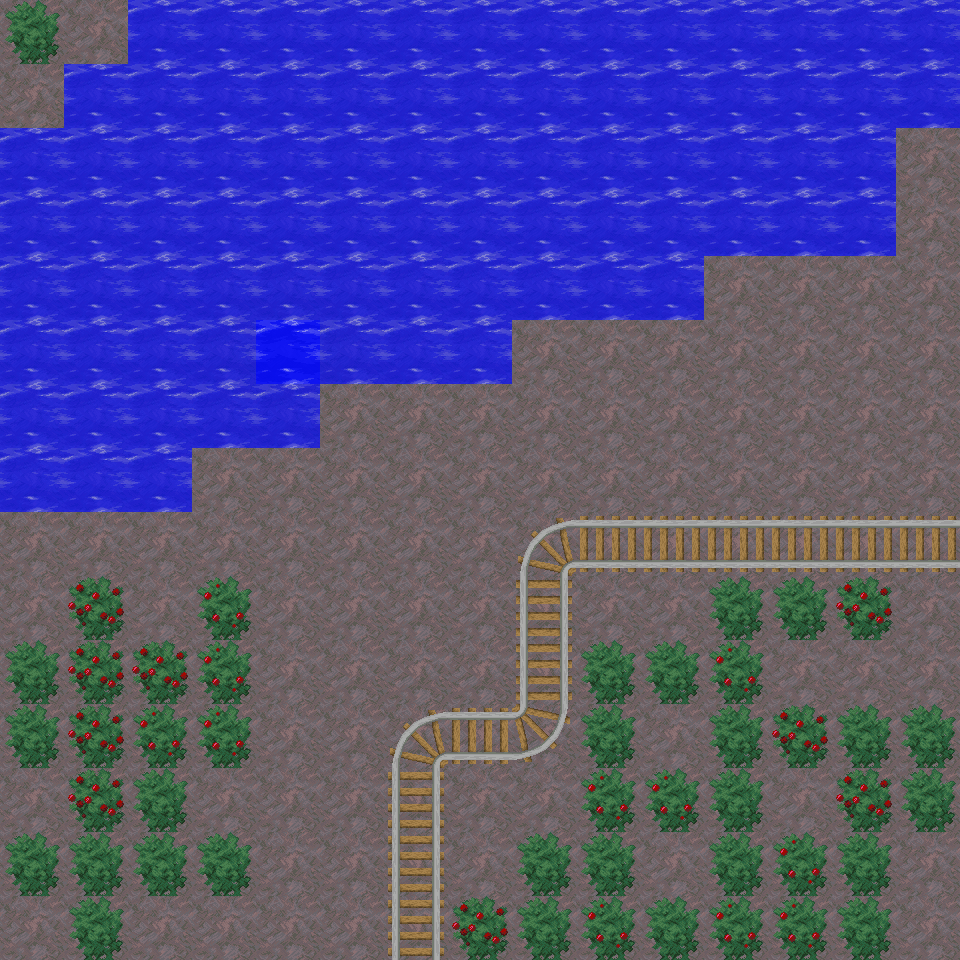

This is a level from a 2D game, rendered from its Tiled map with the project's own tilesets. A one-line summary and the complete map file follow:
An orthogonal 15x15 tile map with 64x64 px tiles, 4 tile layers (background, bottom, top, GROUND).

<map version="1.9" tiledversion="1.9.2" orientation="orthogonal" renderorder="right-down" width="15" height="15" tilewidth="64" tileheight="64" infinite="0" nextlayerid="5" nextobjectid="1">
 <tileset firstgid="1" source="Tiles.tsx" />
 <layer id="1" name="background" width="15" height="15">
  <data encoding="csv">
46,46,46,46,46,46,46,46,46,46,46,46,46,46,46,
46,46,46,46,46,46,46,46,46,46,46,46,46,46,46,
46,46,46,46,46,46,46,46,46,46,46,46,46,46,46,
46,46,46,46,46,46,46,46,46,46,46,46,46,46,46,
46,46,46,46,46,46,46,46,46,46,46,46,46,46,46,
46,46,46,46,46,46,46,46,46,46,46,46,46,46,46,
46,46,46,46,46,46,46,46,46,46,46,46,46,46,46,
46,46,46,46,46,46,46,46,46,46,46,46,46,46,46,
46,46,46,46,46,46,46,46,46,46,46,46,46,46,46,
46,46,46,46,46,46,46,46,46,46,46,46,46,46,46,
46,46,46,46,46,46,46,46,46,46,46,46,46,46,46,
46,46,46,46,46,46,46,46,46,46,46,46,46,46,46,
46,46,46,46,46,46,46,46,46,46,46,46,46,46,46,
46,46,46,46,46,46,46,46,46,46,46,46,46,46,46,
46,46,46,46,46,46,46,46,46,46,46,46,46,46,46
</data>
 </layer>
 <layer id="2" name="bottom" width="15" height="15">
  <data encoding="csv">
0,0,96,96,96,0,0,0,0,0,0,0,0,0,96,
0,96,96,96,0,0,0,0,0,0,0,0,0,96,96,
96,96,96,0,0,0,0,0,0,0,0,0,0,96,0,
0,0,0,0,0,0,0,0,0,0,96,96,96,96,0,
0,0,0,0,0,0,96,96,96,96,96,0,0,0,0,
0,0,0,0,96,96,96,96,0,0,0,0,0,0,0,
0,0,96,96,96,0,0,0,0,0,0,0,0,0,0,
96,96,96,0,0,0,0,0,0,0,0,0,0,0,0,
0,0,0,0,0,0,0,0,51,1610612786,1610612786,1610612786,1610612786,1610612786,1610612786,
0,0,0,0,0,0,0,0,3221225522,0,0,0,0,0,0,
0,0,0,0,0,0,0,0,3221225522,0,0,0,0,0,0,
0,0,0,0,0,0,51,2684354610,3221225523,0,0,0,0,0,0,
0,0,0,0,0,0,50,0,0,0,0,0,0,0,0,
0,0,0,0,0,0,50,0,0,0,0,0,0,0,0,
0,0,0,0,0,0,50,0,0,0,0,0,0,0,0
</data>
 </layer>
 <layer id="3" name="top" width="15" height="15">
  <data encoding="csv">
37,0,0,0,0,96,96,96,96,96,0,0,96,96,0,
0,0,0,0,96,96,0,0,0,0,0,0,96,0,0,
0,0,0,96,96,0,0,0,0,96,96,96,96,0,0,
96,96,96,96,0,96,96,96,96,96,0,0,0,0,0,
96,0,0,0,96,96,0,0,0,0,0,0,0,0,0,
0,96,96,96,96,0,0,0,0,0,0,0,0,0,0,
96,96,0,0,0,0,0,0,0,0,0,0,0,0,0,
0,0,0,0,0,0,0,0,0,0,0,0,0,0,0,
0,0,0,0,0,0,0,0,0,0,0,0,0,0,0,
0,39,0,38,0,0,0,0,0,0,0,37,37,39,0,
37,39,39,38,0,0,0,0,0,37,37,38,0,0,0,
37,39,38,38,0,0,0,0,0,37,0,37,39,37,37,
0,39,37,0,0,0,0,0,0,38,38,37,0,39,37,
37,37,37,37,0,0,0,0,37,37,0,37,38,37,0,
0,37,0,0,0,0,0,39,37,38,37,38,38,37,0
</data>
 </layer>
 <layer id="4" name="GROUND" width="15" height="15">
  <data encoding="csv">
0,0,0,0,0,0,0,0,0,0,96,96,0,0,0,
0,0,0,0,0,0,96,96,96,96,96,96,0,0,0,
0,0,0,0,0,96,96,96,96,0,0,0,0,0,0,
0,0,0,0,96,0,0,0,0,0,0,0,0,0,0,
0,96,96,96,0,0,0,0,0,0,0,0,0,0,0,
96,0,0,0,0,0,0,0,0,0,0,0,0,0,0,
0,0,0,0,0,0,0,0,0,0,0,0,0,0,0,
0,0,0,0,0,0,0,0,0,0,0,0,0,0,0,
0,0,0,0,0,0,0,0,0,0,0,0,0,0,0,
0,0,0,0,0,0,0,0,0,0,0,0,0,0,0,
0,0,0,0,0,0,0,0,0,0,0,0,0,0,0,
0,0,0,0,0,0,0,0,0,0,0,0,0,0,0,
0,0,0,0,0,0,0,0,0,0,0,0,0,0,0,
0,0,0,0,0,0,0,0,0,0,0,0,0,0,0,
0,0,0,0,0,0,0,0,0,0,0,0,0,0,0
</data>
 </layer>
</map>
